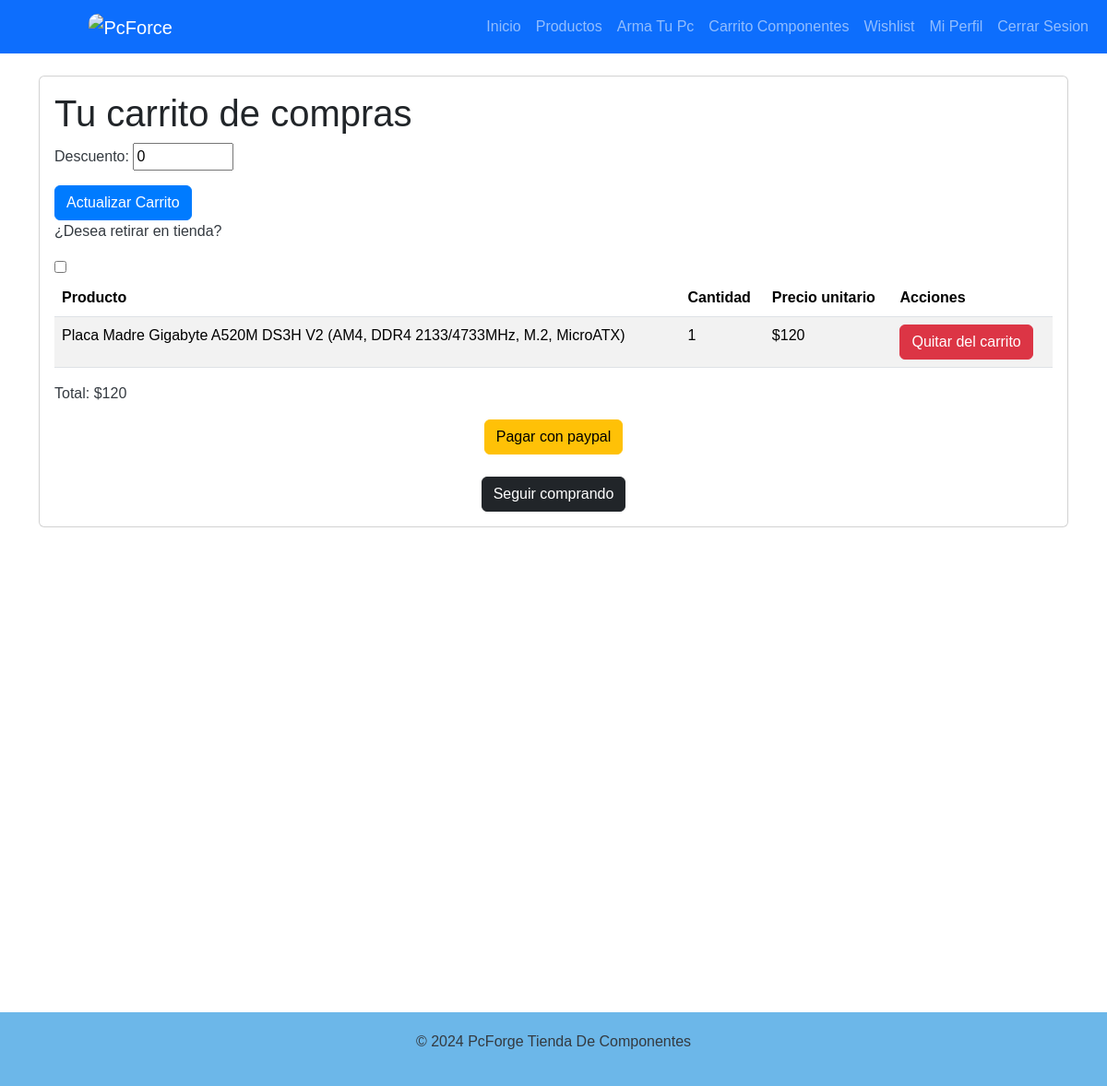
Page /ver-carrito/ (signed in) on the committed database.
### app/models.py (models this page shows, shortened)
class Carrito(models.Model):
    usuario = models.ForeignKey(User, on_delete=models.CASCADE)
    productos = models.ManyToManyField(Producto, through='ItemCarrito')
    descuento =models.IntegerField(default=0)
    total = models.IntegerField(default=0)

class ItemCarrito(models.Model):
    carrito = models.ForeignKey(Carrito, on_delete=models.CASCADE)
    producto = models.ForeignKey(Producto, on_delete=models.CASCADE)
    cantidad = models.PositiveIntegerField(default=1)

class Producto(models.Model):
    nombre = models.CharField(max_length=255)
    descripcion = models.TextField()
    precio = models.IntegerField()
    nuevo = models.BooleanField()
    stock = models.IntegerField()
    marca = models.ForeignKey(Marca, on_delete=models.PROTECT)
    fecha_fabricacion = models.DateField(null=True, blank=True)
    categoria = models.ForeignKey(Categoria, on_delete=models.PROTECT)
    imagen = models.ImageField(upload_to="productos", null=True, blank=True)
    version = models.ForeignKey(Version, on_delete=models.PROTECT)
    activo = models.BooleanField(default=True)
    tarro = models.ForeignKey(Tarro, on_delete=models.SET_NULL, null=True, blank=True)

### app/views.py (the view)
# urls.py: path('ver-carrito/', ver_carrito, name='ver_carrito'),
@login_required
def ver_carrito(request):
    carrito, creado = Carrito.objects.get_or_create(usuario=request.user)
    items = carrito.itemcarrito_set.all()
    if request.method == 'POST':
        form = CarritoForm(request.POST, instance=carrito)
        if form.is_valid():
            form.save()
            messages.success(request, "Carrito actualizado correctamente.")
            return redirect('ver_carrito')
    else:
        form = CarritoForm(instance=carrito)
    is_cliente = request.user.groups.filter(name='Cliente').exists()
    is_soporte = request.user.groups.filter(name='Soporte').exists()
    is_vendedor = request.user.groups.filter(name='Vendedor').exists()
    is_bodeguero = request.user.groups.filter(name='Bodeguero').exists()
    is_ensamblador = request.user.groups.filter(name='Ensamblador').exists()
    context = {
        'carrito': carrito,
        'items': items,
        'is_cliente': is_cliente,
        'is_soporte': is_soporte,
        'is_vendedor': is_vendedor,
        'is_bodeguero': is_bodeguero,
        'is_ensamblador': is_ensamblador,
        'form': form,
    }
    if request.GET.get('pago_intentado') and not items:
        messages.error(request, "Tu carrito está vacío. Agrega productos antes de procesar el pago.")
        return redirect('ver_carrito')
    return render(request, 'app/ver_carrito.html', context)

### app/forms.py
class CarritoForm(forms.ModelForm):
    descuento = forms.IntegerField(min_value=1, max_value=2000000)
    class Meta:
        model = Carrito
        fields = ['descuento']

### app/templates/app/ver_carrito.html (shortened to what this page needs)
{% extends 'app/base.html' %}
{% load crispy_forms_tags %}
{% load humanize %}
{% block contenido %}
  <div class="container ver_carrito">
    <br>
    <div class="card">
      <div class="card-body">
        <h1>Tu carrito de compras</h1>
        <form method="post" action="{% url 'ver_carrito' %}">
          {{ form.as_p }}
          <button type="submit" class="btn btn-primary">Actualizar Carrito</button>
      </form>
      <p>¿Desea retirar en tienda?</p>
      <input type="checkbox" id="cbox2" value="second_checkbox" />
        <table class="table table-striped table-hover table-responsive-sm">
          <thead>
            <tr>
              <th>Producto</th>
              <th>Cantidad</th>
              <th>Precio unitario</th>
              <th>Acciones</th>
            </tr>
          </thead>
          <tbody>
            {% for item in items %}
            <tr>
              <td>{{ item.producto.nombre }}</td>
              <td>{{ item.cantidad }}</td>
              <td>${{ item.producto.precio | intcomma }}</td>
              <td>
                <a href="{% url 'quitar_del_carrito' item.id %}" class="btn btn-danger">Quitar del carrito</a>
              </td>
            </tr>
            {% endfor %}
          </tbody>
        </table>
        <p>Total: ${{ carrito.total | intcomma }}</p>
        <div class="text-center">
          {% if request.user.is_superuser %}
          <form action="{% url 'procesar_pago_carrito' %}" method="post" class="d-inline">
            {% csrf_token %}
            <button type="submit" class="btn btn-success">Pagar</button>
          </form>
          {% elif is_soporte %}
          <form action="{% url 'procesar_pago_carrito' %}" method="post" class="d-inline">
            {% csrf_token %}
            <button type="submit" class="btn btn-success">Pagar</button>
          </form>
          {% elif is_vendedor %}
          <form action="{% url 'procesar_pago_carrito' %}" method="post" class="d-inline">
            {% csrf_token %}
            <button type="submit" class="btn btn-success">Pagar</button>
          </form>
          {% elif is_cliente %}
          <form method="post" action="{% url 'iniciar_pago_componentes' %}">
                  <button type="submit" class="btn btn-warning">Pagar con paypal</button>
          </form>
          {% endif %}
          <br>
          <a href="{% url 'productos' %}" class="btn btn-dark">Seguir comprando</a>
      </div>
    </div>
  </div>
{% endblock %}

### app/static/app/css/style.css (style rules this page uses)
body { background-image: url(../img/foto_porta.jpg); color: #343a40; font-family: 'Arial', sans-serif; }
.display-4, .lead, h3, h5, p { color: #343a40; }
.btn-primary { background-color: #007bff; border-color: #007bff; }
.container.ver_carrito { margin-bottom: 526px !important; }

### rows in the picture
Carrito: descuento "0", total "120"
ItemCarrito: producto.nombre "Placa Madre Gigabyte A520M DS3H V2 (AM4, DDR4 2133/4733MHz, M.2, MicroATX)", cantidad "1", producto.precio "120"
